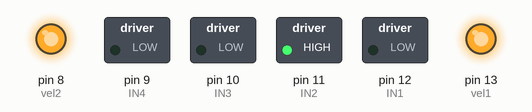
Simulated run of this sketch. Board: Arduino Uno, built with avr-gcc and run on an emulated ATmega328P. Parts: switched loads named in the sketch (green lamp = pin HIGH), output pins drawn as LEDs (lit = HIGH).

Above: at 0.1 s.
Timing chart, 0 to 1.6 s (numbered marks = the images above):
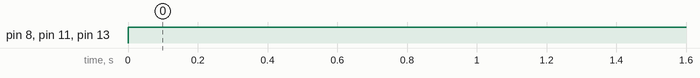

The sketch:

testerobo.ino
```cpp
int vel1 = 13;
int IN1 = 12; // TRAS ESQUERDA
int IN2 = 11; // FRENTE DIREITA
int IN3 = 10; // FRENTE ESQUERDA
int IN4 = 9; // TRAS DIREITA
int vel2 = 8;

//int sensordireita = 14;
//int sensoresquerda = 15;

void setup() {
  pinMode(IN1, OUTPUT);
  pinMode(IN2, OUTPUT);
  pinMode(IN3, OUTPUT);
  pinMode(IN4, OUTPUT);
  pinMode(vel1, OUTPUT);
  pinMode(vel2, OUTPUT);
 // pinMode(sensordireita, INPUT);
 // pinMode(sensoresquerda, INPUT);
}

void loop() {
/*  int sd = analogRead(sensordireita);
  int se = analogRead(sensoresquerda);
  if((sd < 200) && (se <200)){
    digitalWrite(IN1, LOW);
    digitalWrite(IN2, HIGH); //
    digitalWrite(IN3, HIGH); // ATIVA AS PORTAS DOS MOTORES DA FRENTE
    digitalWrite(IN4, LOW);
    analogWrite(vel1, 100); //
    analogWrite(vel2, 100); // CONTROLE DOS PINOS DE VELOCIDADE DA PONTE H COM PWM
  }else if((sd > 200) && (se < 200)){
    digitalWrite(IN1, LOW);
    digitalWrite(IN2, HIGH); //
    digitalWrite(IN3, LOW);
    digitalWrite(IN4, HIGH); // ATIVA OS MOTORES FRENTE ESQUERDA E TRÁS DIREITA
    analogWrite(vel1, 100); //
    analogWrite(vel2, 100); // CONTROLE DOS PINOS DE VELOCIDADE DA PONTE H COM PWM
  }else if((sd < 200) && (se > 200)){
    digitalWrite(IN1, HIGH); //
    digitalWrite(IN2, LOW);
    digitalWrite(IN3, HIGH); // ATIVA OS MOTORES FRENTE DIREITA E TRÁS ESQUERDA
    digitalWrite(IN4, LOW);
    analogWrite(vel1, 100); //
    analogWrite(vel2, 100); // CONTROLE DOS PINOS DE VELOCIDADE DA PONTE H COM PWM
  }*/

    digitalWrite(IN1, LOW);
    digitalWrite(IN2, HIGH); //
    digitalWrite(IN3, LOW); // ATIVA AS PORTAS DOS MOTORES DA FRENTE
    digitalWrite(IN4, LOW);
    analogWrite(vel1, 255); //
    analogWrite(vel2, 255); // CONTROLE DOS PINOS DE VELOCIDADE DA PONTE H COM PWM

}
```

Measured:
- by itself, pin 8 (vel2), pin 11 (IN2), pin 13 (vel1): LOW → HIGH at 0.00 s
